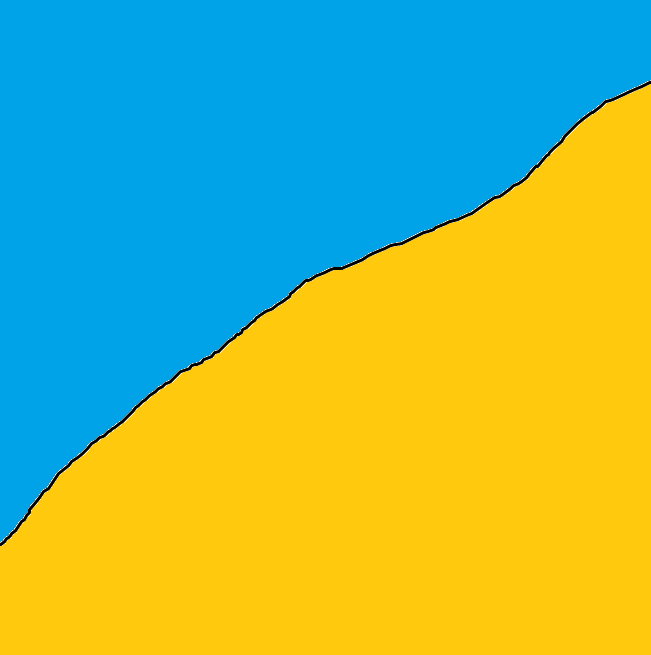
#> input picture maps/simple_coast.png, 651 x 655 px, found by its file name
$ python image_binarise.py
#> lines starting #> are read from the running program, lines starting #| are printed output that depends on the picture; after the words box and inside, x2 and y2 are one past the last pixel; in counts of white or black regions, pixels touching at a corner belong together
from PIL import Image
import numpy as np
from scipy.ndimage import zoom
im = Image.open("simple_coast.png")
#> im is the input picture: PIL image 651x655 RGBA; mean R, G, B, A 141.1, 182.8, 110.5, 255
# print(im.format, im.size, im.mode)

gray = im.convert('L')
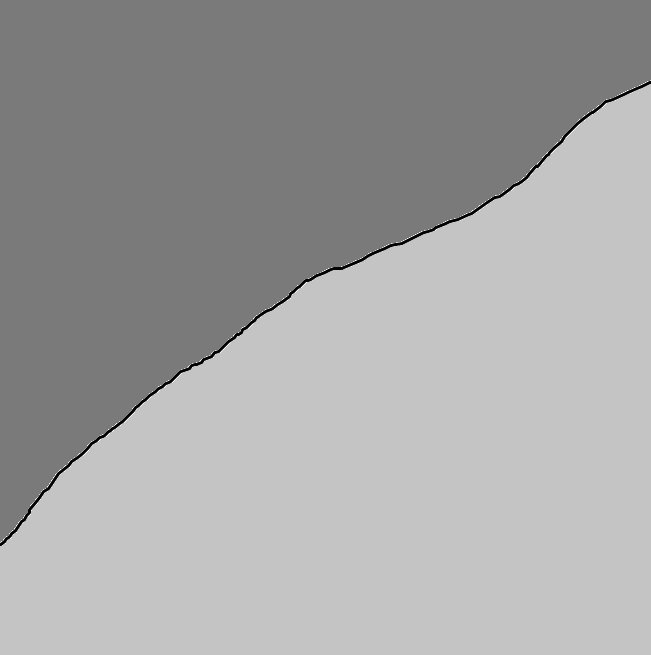
#> gray: PIL image 651x655 L; min 0, max 247, mean 162.4
bw = gray.point(lambda x: 0 if x<128 else 255, '1')  #binarization. 0 is black, 255 is white
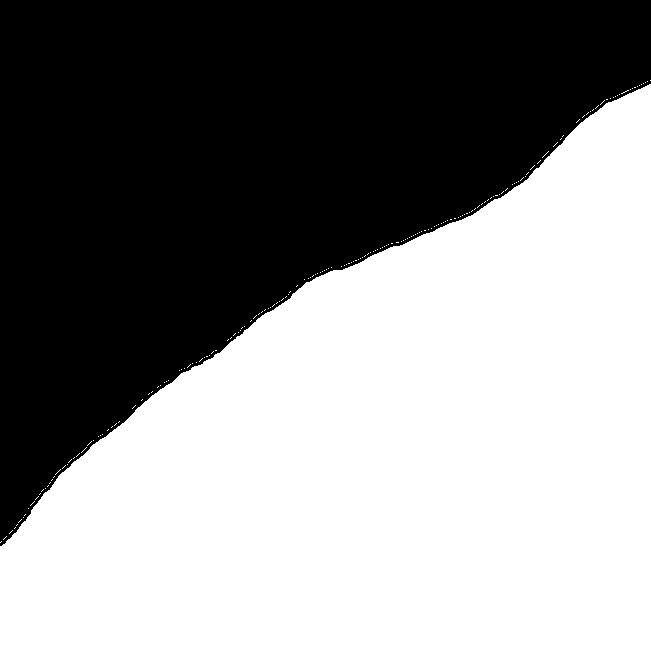
#> bw: PIL image 651x655 1; 55.3% white; 1 black region, box (x1, y1, x2, y2) and area: (0, 0, 651, 546) 190477
bw_array = np.array(bw)
bw_array_zoom = zoom(bw_array, 1/6)
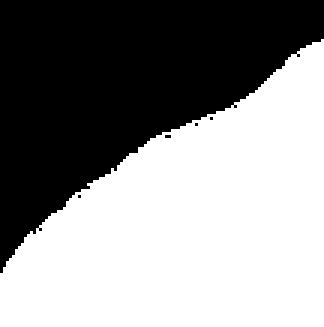
#> bw_array_zoom: shape (109, 108) bool (shown 3 times larger); 56.2% white; 5 black regions (4 under 20 px), largest, box (x1, y1, x2, y2) and area: (0, 0, 108, 91) 5155
# np.savetxt('bw.txt', bw_array_zoom, fmt="%d")
